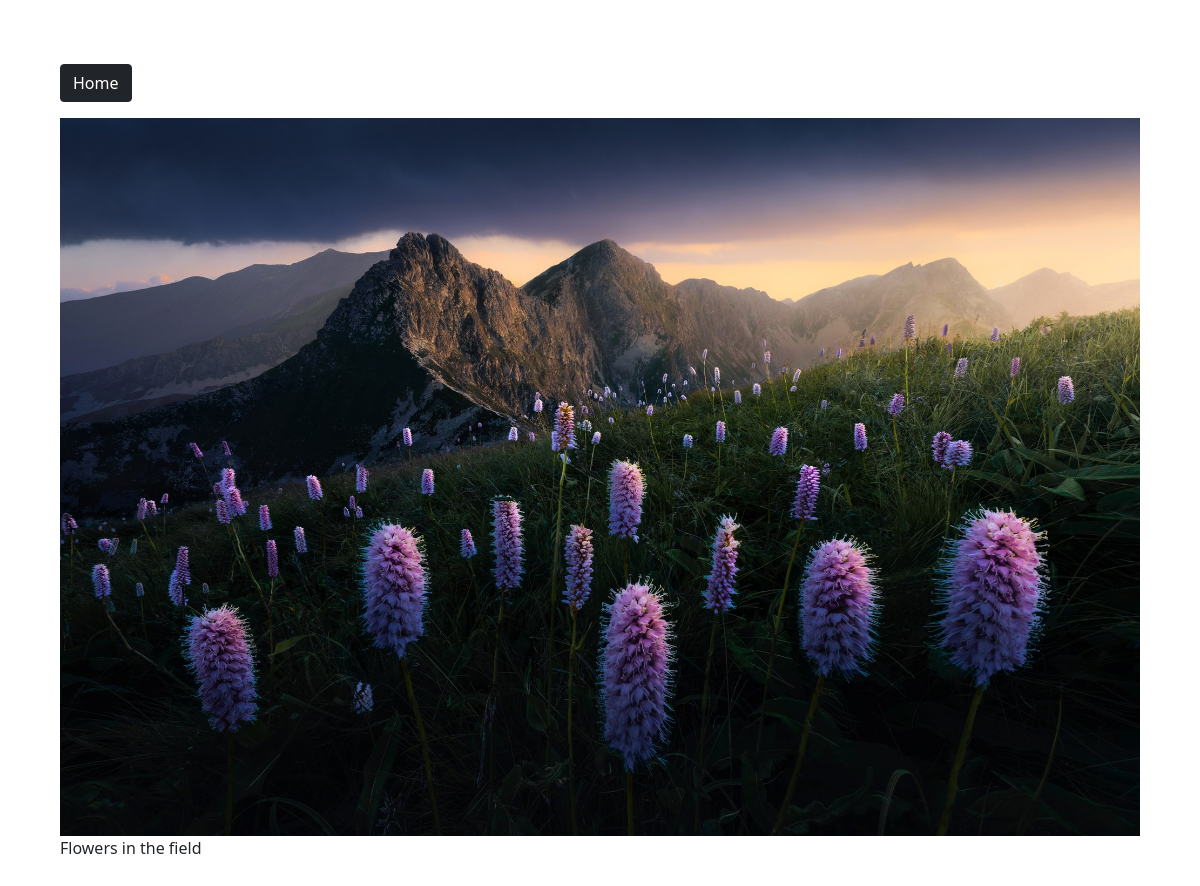
The page /photo/3/ on the database its author committed.
### photos/models.py (models this page shows, shortened)
class Photo(models.Model):
    category = models.ForeignKey(Category, on_delete=models.DO_NOTHING)
    image = models.ImageField()
    description = models.TextField()

### photos/views.py (the view)
# urls.py: path('photo/<str:pk>/', views.view_photo, name='view_photo'),
def view_photo(request, pk):
    photo = Photo.objects.get(id=pk)
    return render(request, 'photos/photo.html', {'photo': photo})

### photos/templates/photos/photo.html (shortened to what this page needs)
<!DOCTYPE html>
<html lang="en">
<head>
    <link href="https://cdn.jsdelivr.net/npm/bootstrap@5.1.3/dist/css/bootstrap.min.css" rel="stylesheet"
>
</head>
<body class="m-5">
    <div class="container">
        <div class="row justify-content-center">
            <div class="col">
                <a href="{% url 'gallery' %}" class="btn btn-dark my-3">Home</a>
                <div style="height: 90vh;">
                    <img style="max-width: 100%; max-height:100%;"
                         src="{{ photo.image.url }}">
                    <p>{{ photo.description }}</p>
                </div>
            </div>
        </div>
    </div>
</body>
</html>

### rows shown on the page
Photo: image (picture), description "Flowers in the field"
